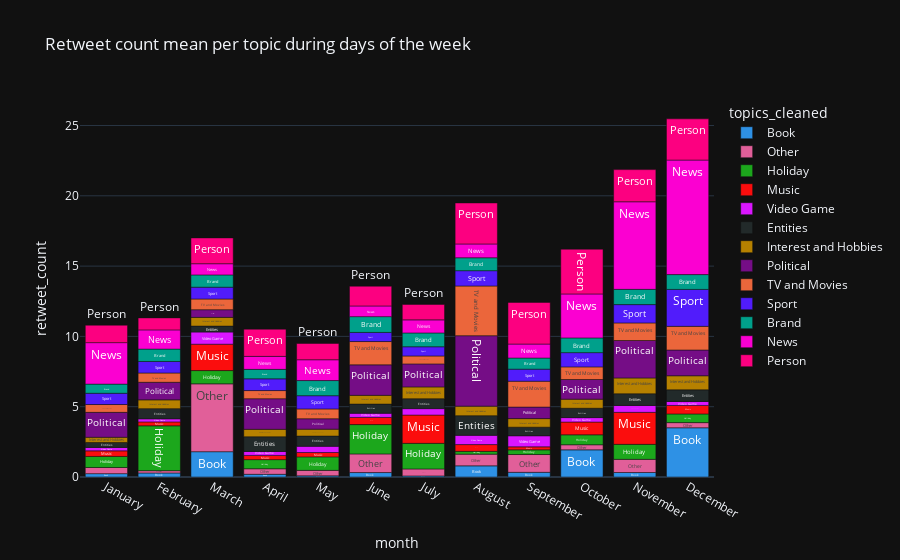

Here is the notebook cell this chart was saved with:
### Code cell
fig = px.bar(topic_analysis_2020_month, x="month", y="retweet_count", color="topics_cleaned", text="topics_cleaned", category_orders={'month': months}, title="Retweet count mean per topic during days of the week in 2020",
             color_discrete_sequence=px.colors.qualitative.Dark24)
fig.show()

### Figure 1 — Plotly figure (JSON) as saved in the notebook; plotly's stock layout.template omitted (floating-point values rounded to 4 significant figures)
{"data": [{"alignmentgroup": "True", "hovertemplate": "topics_cleaned=%{text}<br>month=%{x}<br>retweet_count=%{y}<extra></extra>", "legendgroup": "Book", "marker": {"color": "#2E91E5", "pattern": {"shape": ""}}, "name": "Book", "offsetgroup": "Book", "orientation": "v", "showlegend": true, "text": ["Book", "Book", "Book", "Book", "Book", "Book", "Book", "Book", "Book", "Book", "Book", "Book"], "textposition": "auto", "x": ["July", "May", "April", "January", "February", "June", "November", "September", "August", "March", "October", "December"], "xaxis": "x", "y": [0.08, 0.08333, 0.1923, 0.2381, 0.2857, 0.3158, 0.32, 0.3333, 0.7931, 1.8, 1.931, 3.5], "yaxis": "y", "type": "bar"}, {"alignmentgroup": "True", "hovertemplate": "topics_cleaned=%{text}<br>month=%{x}<br>retweet_count=%{y}<extra></extra>", "legendgroup": "Other", "marker": {"color": "#E15F99", "pattern": {"shape": ""}}, "name": "Other", "offsetgroup": "Other", "orientation": "v", "showlegend": true, "text": ["Other", "Other", "Other", "Other", "Other", "Other", "Other", "Other", "Other", "Other", "Other", "Other"], "textposition": "auto", "x": ["February", "October", "December", "May", "April", "January", "July", "August", "November", "September", "June", "March"], "xaxis": "x", "y": [0.1656, 0.3616, 0.3683, 0.3883, 0.3931, 0.44, 0.4925, 0.8333, 0.9363, 1.265, 1.325, 4.826], "yaxis": "y", "type": "bar"}, {"alignmentgroup": "True", "hovertemplate": "topics_cleaned=%{text}<br>month=%{x}<br>retweet_count=%{y}<extra></extra>", "legendgroup": "Holiday", "marker": {"color": "#1CA71C", "pattern": {"shape": ""}}, "name": "Holiday", "offsetgroup": "Holiday", "orientation": "v", "showlegend": true, "text": ["Holiday", "Holiday", "Holiday", "Holiday", "Holiday", "Holiday", "Holiday", "Holiday", "Holiday", "Holiday", "Holiday", "Holiday"], "textposition": "auto", "x": ["August", "September", "December", "April", "October", "January", "March", "May", "November", "July", "June", "February"], "xaxis": "x", "y": [0.1982, 0.3333, 0.616, 0.6501, 0.7071, 0.7848, 0.9442, 0.9593, 1.068, 1.822, 2.087, 3.188], "yaxis": "y", "type": "bar"}, {"alignmentgroup": "True", "hovertemplate": "topics_cleaned=%{text}<br>month=%{x}<br>retweet_count=%{y}<extra></extra>", "legendgroup": "Music", "marker": {"color": "#FB0D0D", "pattern": {"shape": ""}}, "name": "Music", "offsetgroup": "Music", "orientation": "v", "showlegend": true, "text": ["Music", "Music", "Music", "Music", "Music", "Music", "Music", "Music", "Music", "Music", "Music", "Music"], "textposition": "auto", "x": ["September", "February", "April", "May", "January", "August", "June", "December", "October", "March", "July", "November"], "xaxis": "x", "y": [0.2139, 0.2803, 0.2993, 0.3125, 0.3983, 0.481, 0.5079, 0.6051, 0.9091, 1.877, 2.012, 2.277], "yaxis": "y", "type": "bar"}, {"alignmentgroup": "True", "hovertemplate": "topics_cleaned=%{text}<br>month=%{x}<br>retweet_count=%{y}<extra></extra>", "legendgroup": "Video Game", "marker": {"color": "#DA16FF", "pattern": {"shape": ""}}, "name": "Video Game", "offsetgroup": "Video Game", "orientation": "v", "showlegend": true, "text": ["Video Game", "Video Game", "Video Game", "Video Game", "Video Game", "Video Game", "Video Game", "Video Game", "Video Game", "Video Game", "Video Game", "Video Game"], "textposition": "auto", "x": ["February", "January", "December", "April", "June", "October", "May", "July", "November", "August", "September", "March"], "xaxis": "x", "y": [0.2207, 0.2436, 0.2833, 0.2843, 0.3005, 0.3168, 0.4431, 0.4575, 0.4913, 0.6588, 0.7861, 0.8647], "yaxis": "y", "type": "bar"}, {"alignmentgroup": "True", "hovertemplate": "topics_cleaned=%{text}<br>month=%{x}<br>retweet_count=%{y}<extra></extra>", "legendgroup": "Entities", "marker": {"color": "#222A2A", "pattern": {"shape": ""}}, "name": "Entities", "offsetgroup": "Entities", "orientation": "v", "showlegend": true, "text": ["Entities", "Entities", "Entities", "Entities", "Entities", "Entities", "Entities", "Entities", "Entities", "Entities", "Entities", "Entities"], "textposition": "auto", "x": ["January", "March", "September", "June", "October", "July", "February", "May", "December", "November", "April", "August"], "xaxis": "x", "y": [0.3517, 0.4236, 0.6128, 0.6519, 0.6663, 0.7043, 0.7223, 0.7262, 0.8282, 0.8297, 1.044, 1.397], "yaxis": "y", "type": "bar"}, {"alignmentgroup": "True", "hovertemplate": "topics_cleaned=%{text}<br>month=%{x}<br>retweet_count=%{y}<extra></extra>", "legendgroup": "Interest and Hobbies", "marker": {"color": "#B68100", "pattern": {"shape": ""}}, "name": "Interest and Hobbies", "offsetgroup": "Interest and Hobbies", "orientation": "v", "showlegend": true, "text": ["Interest and Hobbies", "Interest and Hobbies", "Interest and Hobbies", "Interest and Hobbies", "Interest and Hobbies", "Interest and Hobbies", "Interest and Hobbies", "Interest and Hobbies", "Interest and Hobbies", "Interest and Hobbies", "Interest and Hobbies", "Interest and Hobbies"], "textposition": "auto", "x": ["January", "May", "April", "September", "March", "June", "February", "October", "August", "July", "December", "November"], "xaxis": "x", "y": [0.3704, 0.4923, 0.5292, 0.609, 0.6197, 0.6207, 0.6252, 0.646, 0.6776, 0.8382, 0.999, 1.123], "yaxis": "y", "type": "bar"}, {"alignmentgroup": "True", "hovertemplate": "topics_cleaned=%{text}<br>month=%{x}<br>retweet_count=%{y}<extra></extra>", "legendgroup": "Political", "marker": {"color": "#750D86", "pattern": {"shape": ""}}, "name": "Political", "offsetgroup": "Political", "orientation": "v", "showlegend": true, "text": ["Political", "Political", "Political", "Political", "Political", "Political", "Political", "Political", "Political", "Political", "Political", "Political"], "textposition": "auto", "x": ["March", "May", "September", "February", "October", "July", "January", "December", "June", "April", "November", "August"], "xaxis": "x", "y": [0.5455, 0.7396, 0.822, 1.25, 1.397, 1.639, 1.773, 1.833, 2.168, 2.176, 2.663, 5.011], "yaxis": "y", "type": "bar"}, {"alignmentgroup": "True", "hovertemplate": "topics_cleaned=%{text}<br>month=%{x}<br>retweet_count=%{y}<extra></extra>", "legendgroup": "TV and Movies", "marker": {"color": "#EB663B", "pattern": {"shape": ""}}, "name": "TV and Movies", "offsetgroup": "TV and Movies", "orientation": "v", "showlegend": true, "text": ["TV and Movies", "TV and Movies", "TV and Movies", "TV and Movies", "TV and Movies", "TV and Movies", "TV and Movies", "TV and Movies", "TV and Movies", "TV and Movies", "TV and Movies", "TV and Movies"], "textposition": "auto", "x": ["January", "July", "April", "February", "May", "March", "October", "November", "June", "December", "September", "August"], "xaxis": "x", "y": [0.5554, 0.5628, 0.5789, 0.6605, 0.6975, 0.7625, 0.8974, 1.251, 1.658, 1.683, 1.839, 3.537], "yaxis": "y", "type": "bar"}, {"alignmentgroup": "True", "hovertemplate": "topics_cleaned=%{text}<br>month=%{x}<br>retweet_count=%{y}<extra></extra>", "legendgroup": "Sport", "marker": {"color": "#511CFB", "pattern": {"shape": ""}}, "name": "Sport", "offsetgroup": "Sport", "orientation": "v", "showlegend": true, "text": ["Sport", "Sport", "Sport", "Sport", "Sport", "Sport", "Sport", "Sport", "Sport", "Sport", "Sport", "Sport"], "textposition": "auto", "x": ["June", "July", "January", "February", "April", "March", "September", "May", "October", "August", "November", "December"], "xaxis": "x", "y": [0.6489, 0.6538, 0.7997, 0.8205, 0.8351, 0.8382, 0.8582, 0.9408, 1.014, 1.088, 1.303, 2.628], "yaxis": "y", "type": "bar"}, {"alignmentgroup": "True", "hovertemplate": "topics_cleaned=%{text}<br>month=%{x}<br>retweet_count=%{y}<extra></extra>", "legendgroup": "Brand", "marker": {"color": "#00A08B", "pattern": {"shape": ""}}, "name": "Brand", "offsetgroup": "Brand", "orientation": "v", "showlegend": true, "text": ["Brand", "Brand", "Brand", "Brand", "Brand", "Brand", "Brand", "Brand", "Brand", "Brand", "Brand", "Brand"], "textposition": "auto", "x": ["January", "April", "September", "March", "February", "August", "July", "October", "December", "May", "November", "June"], "xaxis": "x", "y": [0.6514, 0.6732, 0.7888, 0.8722, 0.8784, 0.918, 0.984, 1.047, 1.053, 1.077, 1.085, 1.122], "yaxis": "y", "type": "bar"}, {"alignmentgroup": "True", "hovertemplate": "topics_cleaned=%{text}<br>month=%{x}<br>retweet_count=%{y}<extra></extra>", "legendgroup": "News", "marker": {"color": "#FB00D1", "pattern": {"shape": ""}}, "name": "News", "offsetgroup": "News", "orientation": "v", "showlegend": true, "text": ["News", "News", "News", "News", "News", "News", "News", "News", "News", "News", "News", "News"], "textposition": "auto", "x": ["June", "March", "April", "July", "August", "September", "February", "May", "January", "October", "November", "December"], "xaxis": "x", "y": [0.7593, 0.7971, 0.9242, 0.93, 0.9825, 0.9951, 1.367, 1.48, 2.95, 3.128, 6.23, 8.145], "yaxis": "y", "type": "bar"}, {"alignmentgroup": "True", "hovertemplate": "topics_cleaned=%{text}<br>month=%{x}<br>retweet_count=%{y}<extra></extra>", "legendgroup": "Person", "marker": {"color": "#FC0080", "pattern": {"shape": ""}}, "name": "Person", "offsetgroup": "Person", "orientation": "v", "showlegend": true, "text": ["Person", "Person", "Person", "Person", "Person", "Person", "Person", "Person", "Person", "Person", "Person", "Person"], "textposition": "auto", "x": ["February", "July", "May", "January", "June", "March", "April", "November", "August", "December", "September", "October"], "xaxis": "x", "y": [0.8533, 1.098, 1.159, 1.242, 1.408, 1.834, 1.935, 2.287, 2.917, 2.932, 2.961, 3.184], "yaxis": "y", "type": "bar"}], "layout": {"xaxis": {"anchor": "y", "domain": [0.0, 1.0], "title": {"text": "month"}, "categoryorder": "array", "categoryarray": ["January", "February", "March", "April", "May", "June", "July", "August", "September", "October", "November", "December"]}, "yaxis": {"anchor": "x", "domain": [0.0, 1.0], "title": {"text": "retweet_count"}}, "legend": {"title": {"text": "topics_cleaned"}, "tracegroupgap": 0}, "title": {"text": "Retweet count mean per topic during days of the week"}, "barmode": "relative"}}
